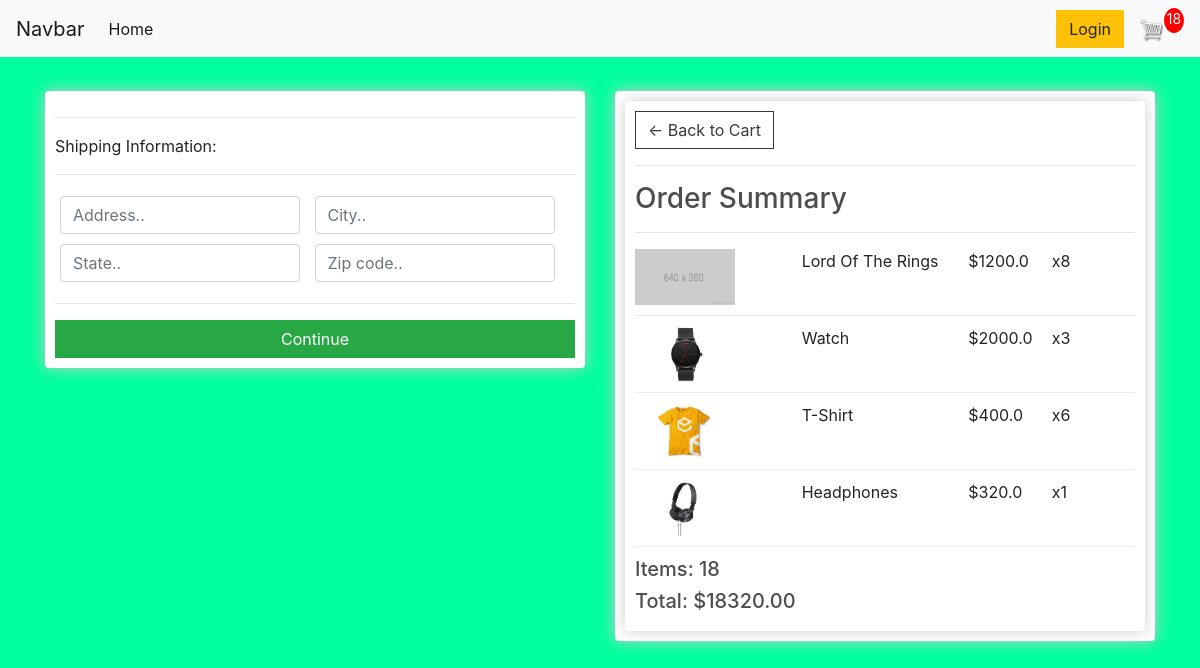
Screenshot of /checkout/ (signed in) with the database file from the repository.
### store/models.py (models this page shows, shortened)
class OrderItem(models.Model):
    product  = models.ForeignKey(Product, on_delete=models.SET_NULL, null=True, blank=True)
    order = models.ForeignKey(Order, on_delete=models.SET_NULL, null=True, blank=True)
    quantity = models.IntegerField(default=0, null=True, blank=True)
    date_added = models.DateTimeField(auto_now_add=True)
    @property
    def get_total(self):
        total = self.product.price*self.quantity
        return total

class Product(models.Model):
    name = models.CharField(max_length=200)
    price = models.FloatField()
    digital = models.BooleanField(default = False, null=True, blank=True)
    image = models.ImageField(default="placeholder.png", null=True,blank=True)

class Order(models.Model):
    customer = models.ForeignKey(Customer, on_delete=models.SET_NULL, null=True, blank=True)
    date_ordered = models.DateTimeField(auto_now_add=True)
    completed = models.BooleanField(default=False, null = True, blank=False )
    transaction_id = models.CharField(max_length=200,null=True)
    @property
    def shipping(self):
        shipping = False
        orderitems = self.orderitem_set.all()
        for i in orderitems:
            if i.product.digital == False:
                shipping = True
        return shipping
    @property
    def get_cart_total(self):
        orderitems = self.orderitem_set.all()
        total = sum([item.get_total for item in orderitems])
        return total
    @property
    def get_cart_items(self):
        orderitems = self.orderitem_set.all()
        total = sum([item.quantity for item in orderitems])
        return total

### store/views.py (the view)
# urls.py: path('checkout/', views.checkout, name="checkout"),
def checkout(request):
     if request.user.is_authenticated:
          customer = request.user.customer
          order, created = Order.objects.get_or_create(customer = customer , completed = False)
          items = order.orderitem_set.all()
          cartItems = order.get_cart_items
     else:
          cookieData = cookieCart(request)
          cartItems = cookieData['cartItems']
          order = cookieData['order']
          items = cookieData['items']
     context = {'items' : items, 'order':order, 'cartItems':cartItems}
     return render(request, 'store/checkout.html', context)

### store/templates/store/checkout.html (shortened to what this page needs)
{% extends 'store/base.html' %}
{% load static %}
{% block content %}
<div class="row">
	<div class="col-lg-6">
		<div class="box-element" id="form-wrapper">
            <form id="form">
                <div id="shipping-info">
                    <hr>
                    <p>Shipping Information:</p>
                    <hr>
                    <div class="form-field">
                        <input class="form-control" type="text" name="address" placeholder="Address..">
                    </div>
                    <div class="form-field">
                        <input class="form-control" type="text" name="city" placeholder="City..">
                    </div>
                    <div class="form-field">
                        <input class="form-control" type="text" name="state" placeholder="State..">
                    </div>
                    <div class="form-field">
                        <input class="form-control" type="text" name="zipcode" placeholder="Zip code..">
                    </div>
                </div>
                <hr>
                <input id="form-button" class="btn btn-success btn-block" type="submit" value="Continue">
            </form>
		</div>
        <br>
	</div>
	<div class="col-lg-6">
		<div class="box-element">
            <div class="box-element">
                <a  class="btn btn-outline-dark" href="{% url 'cart' %}">&#x2190; Back to Cart</a>
                <hr>
                <h3>Order Summary</h3>
                <hr>
                {% for item in items %}
                <div class="cart-row">
                    <div style="flex:2"><img class="row-image" src="{{ item.product.image.url }}"></div>
                    <div style="flex:2"><p>{{item.product.name}}</p></div>
                    <div style="flex:1"><p>${{item.product.price}}</p></div>
                    <div style="flex:1"><p>x{{item.quantity}}</p></div>
                </div>
                {% endfor %}
                <h5>Items:   {{order.get_cart_items}}</h5>
                <h5>Total:   ${{order.get_cart_total|floatformat:2}}</h5>
            </div>
		</div>
	</div>
</div>
{% endblock content %}

### static/css/main.css (style rules this page uses)
body { background-color:rgb(0, 255, 157); }
h1,h2,h3,h4,h5,h6 { color:hsl(0, 0%, 30%); }
.box-element { box-shadow:hsl(0, 0%, 80%) 0 0 16px; background-color: #fff; border-radius: 4px; padding: 10px; }
.col-lg-4, .col-lg-6, .col-lg-8, .col-lg-12 { margin-top: 10px; }
.btn { border-radius: 0; }
.row-image { width: 100px; }
.form-field { width:250px; display: inline-block; padding: 5px; }
.cart-row { display: flex; align-items: flex-stretch; padding-bottom: 10px; margin-bottom: 10px; border-bottom: 1px solid #ececec; }

### rows the page displays
OrderItem: product.image (placeholder picture), product.name "Lord Of The Rings", product.price "1200.0", quantity "8"
OrderItem: product.image (picture), product.name "Watch", product.price "2000.0", quantity "3"
OrderItem: product.image (picture), product.name "T-Shirt", product.price "400.0", quantity "6"
OrderItem: product.image (picture), product.name "Headphones", product.price "320.0", quantity "1"
Order: get_cart_items "18", get_cart_total "18320.00"

### other values shown
{{ cartItems }} "18"
